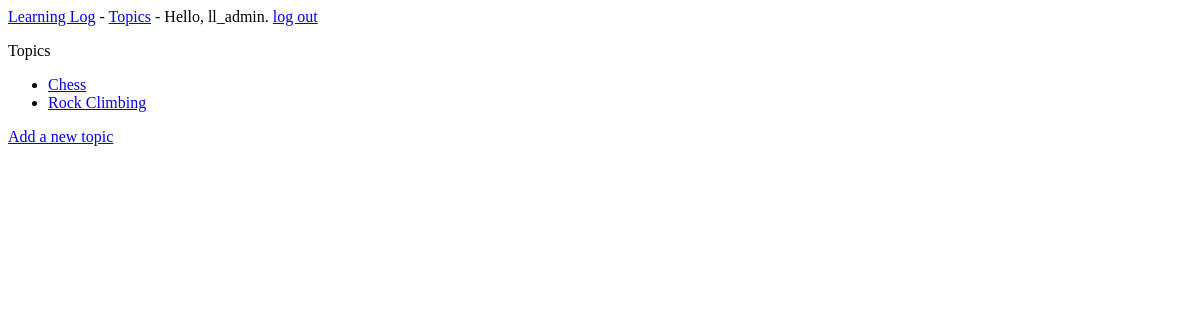
The app's page /topics/ (signed in), older data.
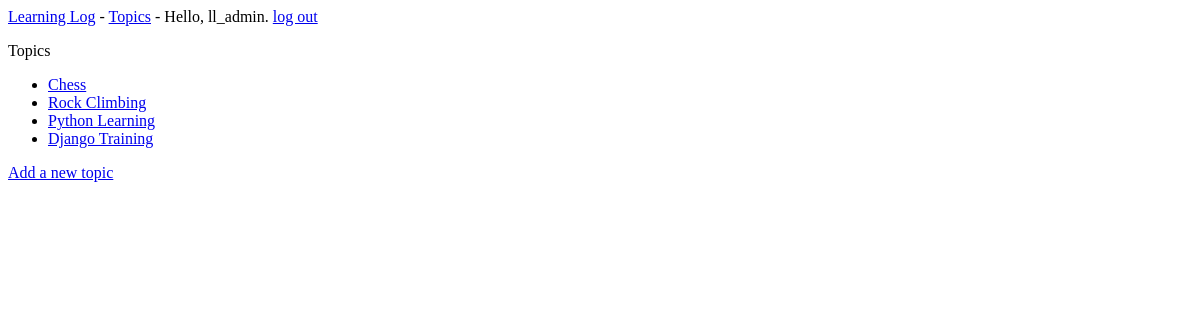
The same page, newer data.
### learning_logs/models.py (models this page shows)
class Topic(models.Model):
	text = models.CharField(max_length = 200)
	date_added = models.DateTimeField(auto_now_add = True)
	owner = models.ForeignKey(User)
	def __str__(self):
		return str(self.text)

### learning_logs/views.py (the view)
# urls.py: url(r'^topics/$', views.topics, name='topics'),
@login_required
def topics(request):
	topics = Topic.objects.filter(owner=request.user).order_by('date_added')
	context = {'topics': topics}
	return render(request, 'learning_logs/topics.html', context)

### learning_logs/templates/learning_logs/topics.html
{% extends "learning_logs/base.html" %}
{% block content %}
  <p>Topics</p>
  <ul>
  	{% for topic in topics %}
  	  <li>
        <a href="{% url 'learning_logs:topic' topic.id %}">{{ topic }}</a>
      </li>
  	{% empty %}
  	  <li>No topics have been added yet.</li>
  	{% endfor %}
  </ul>
  <a href="{% url 'learning_logs:new_topic' %}">Add a new topic</a>
{% endblock content %}

### learning_logs/templates/learning_logs/base.html
<p>
  <a href="{% url 'learning_logs:index' %}">Learning Log</a> -
  <a href="{% url 'learning_logs:topics' %}">Topics</a> -
  {% if user.is_authenticated %}
    Hello, {{ user.username }}.
    <a href="{% url 'users:logout' %}">log out</a>
  {% else %}
    <a href="{% url 'users:register' %}">register</a> -
    <a href="{% url 'users:login' %}">log in</a>
  {% endif %}
</p>
{% block content %}{% endblock content %}

Row changes from the older to the newer data that the page shows:
added Topic: text "Python Learning"
added Topic: text "Django Training"
